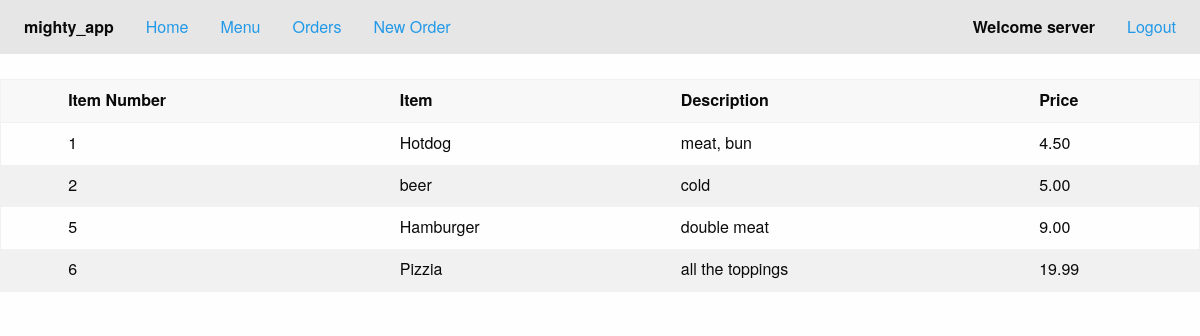
The app's page /menu/ (signed in) with its own data.
### mighty_app/models.py (models this page shows, shortened)
class MenuItem(models.Model):
    created_by = models.ForeignKey('auth.User')
    title = models.CharField(max_length=25)
    description = models.TextField(blank=True)
    price = models.DecimalField(max_digits=4, decimal_places=2)

### mighty_app/views.py (the view)
# urls.py: url(r'^menu/$', MenuItemListView.as_view(), name='menu_item_list_view'),
class MenuItemListView(LoginRequiredMixin, ListView):
    model = MenuItem

### templates/mighty_app/menuitem_list.html
{% extends "base.html" %}
{% block body %}
    <table>
        <thead>
            <tr>
                <th></th>
                <th>Item Number</th>
                <th>Item</th>
                <th>Description</th>
                <th>Price</th>
            </tr>
        </thead>
        <tbody>
            {% for item in object_list %}
            <tr>
                {% if user.profile.job == "Owner" %}
                <th><a class="large button" href="{% url 'menu_item_update_view' item.pk %}">Edit</a></th>
                {% else %}
                <td></td>
                {% endif %}
                <td>{{ item.pk }}</td>
                <td>{{ item.title }}</td>
                <td>{{ item.description }}</td>
                <td>{{ item.price }}</td>
            </tr>
            {% endfor %}
        </tbody>
</table>
{% endblock %}

### templates/base.html (shortened to what this page needs)
{% load staticfiles %}
<!doctype html>
<html class="no-js" lang="en">
  <head>
    <link rel="stylesheet" href="{% static "mighty_app/css/foundation.min.css" %}" />
    <link rel="stylesheet" href="{% static "mighty_app/css/app.css" %}" />
  </head>
  <body>
    <div class="top-bar">
        <div class="top-bar-left">
            <ul class="dropdown menu" data-dropdown-menu>
                <li class="menu-text">mighty_app</li>
                <li><a href="{% url 'index_view' %}">Home</a></li>
                {% if user.is_authenticated %}
                    <li><a href="{% url 'menu_item_list_view' %}">Menu</a></li>
                    <li><a href="{% url 'order_list_view' %}">Orders</a></li>
                {% else %}
                    <li><a href="{% url 'register_view' %}">Create Account</a></li>
                {% endif %}
                {% if user.profile.job == "Server" %}
                <li><a href="{% url 'order_create_view' %}">New Order</a></li>
                {% endif %}
            </ul>
        </div>
        <div class="top-bar-right">
            <ul class="menu">
                {% if user.is_authenticated %}
                    <li class="menu-text">Welcome {{ user }}</li>
                    <li><a href="{% url 'logout' %}?next={% url 'index_view' %}">Logout</a></li>
                {% else %}
                    <li><a href="{% url 'login' %}">Login</a></li>
                {% endif %}
            </ul>
        </div>
    </div>
      <div class="container">
          <div class="row">
          {% block body %}{% endblock %}
          </div>
      </div>
  </body>
</html>

### mighty_app/static/mighty_app/css/app.css (style rules this page uses)
.top-bar { margin-bottom: 25px; }

### records on screen
MenuItem: pk "1", title "Hotdog", description "meat, bun", price "4.50"
MenuItem: pk "2", title "beer", description "cold", price "5.00"
MenuItem: pk "5", title "Hamburger", description "double meat", price "9.00"
MenuItem: pk "6", title "Pizzia", description "all the toppings", price "19.99"

### other values on screen
{{ user }} "server"
